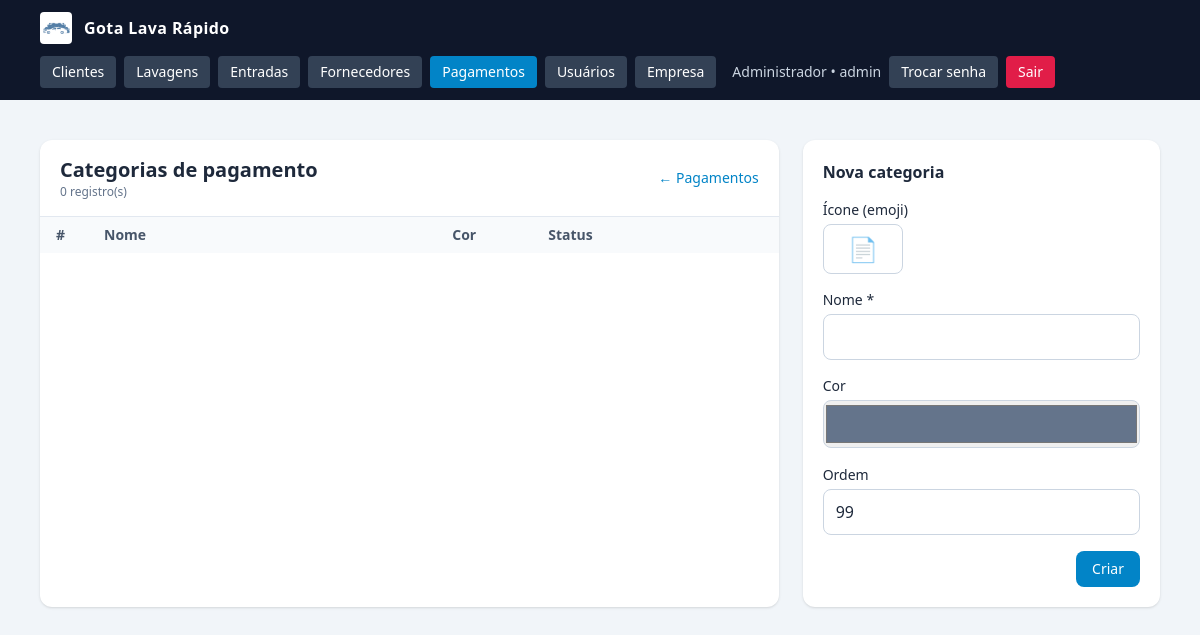
The app's page /categorias_pagamento.php (signed in), older data.
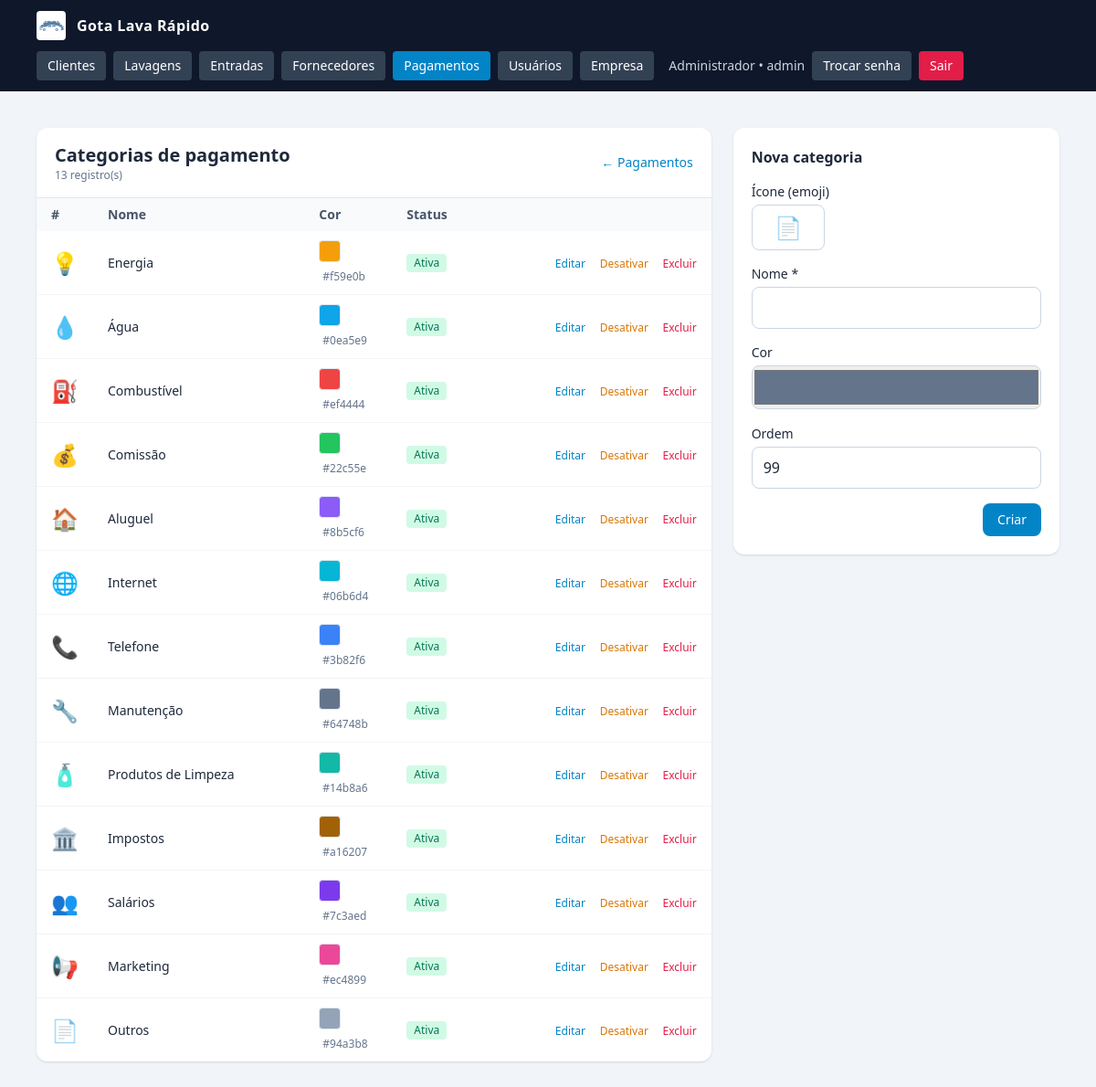
The same page, newer data.
### tables this page shows
CREATE TABLE empresa (
                id INTEGER PRIMARY KEY CHECK (id = 1),
                razao_social  TEXT NOT NULL DEFAULT '',
                nome_fantasia TEXT NOT NULL DEFAULT '',
                cnpj          TEXT NOT NULL DEFAULT '',
                inscricao_estadual TEXT NOT NULL DEFAULT '',
                email         TEXT NOT NULL DEFAULT '',
                telefone      TEXT NOT NULL DEFAULT '',
                celular       TEXT NOT NULL DEFAULT '',
                cep           TEXT NOT NULL DEFAULT '',
                endereco      TEXT NOT NULL DEFAULT '',
                numero        TEXT NOT NULL DEFAULT '',
                complemento   TEXT NOT NULL DEFAULT '',
                bairro        TEXT NOT NULL DEFAULT '',
                cidade        TEXT NOT NULL DEFAULT '',
                uf            TEXT NOT NULL DEFAULT '',
                logo_path     TEXT NOT NULL DEFAULT '',
                atualizado_em TEXT NOT NULL DEFAULT (datetime('now','localtime'))
            );

CREATE TABLE usuarios (
        id INTEGER PRIMARY KEY AUTOINCREMENT,
        email TEXT NOT NULL UNIQUE,
        senha_hash TEXT NOT NULL,
        is_admin INTEGER NOT NULL DEFAULT 0,
        precisa_trocar_senha INTEGER NOT NULL DEFAULT 1,
        ativo INTEGER NOT NULL DEFAULT 1,
        criado_em TEXT NOT NULL DEFAULT (datetime('now','localtime'))
    , nome TEXT NOT NULL DEFAULT '', cpf TEXT NOT NULL DEFAULT '', celular TEXT NOT NULL DEFAULT '');

CREATE TABLE categorias_pagamento (
            id INTEGER PRIMARY KEY AUTOINCREMENT,
            nome TEXT NOT NULL UNIQUE,
            cor TEXT NOT NULL DEFAULT '#64748b',
            icone TEXT NOT NULL DEFAULT '📄',
            ativo INTEGER NOT NULL DEFAULT 1,
            ordem INTEGER NOT NULL DEFAULT 0,
            criado_em TEXT NOT NULL DEFAULT (datetime('now','localtime'))
        );

### config.php (called while the page is built, shortened)
<?php
function db(): PDO {
    static $pdo = null;
    if ($pdo === null) {
        $pdo = new PDO('sqlite:' . DB_PATH, null, null, [
            PDO::ATTR_ERRMODE            => PDO::ERRMODE_EXCEPTION,
            PDO::ATTR_DEFAULT_FETCH_MODE => PDO::FETCH_ASSOC,
        ]);
        $pdo->exec('PRAGMA foreign_keys = ON');
        $pdo->exec('PRAGMA journal_mode = WAL');
    }
    return $pdo;
}
require_once APP_ROOT . '/functions.php';

### functions.php (called while the page is built, shortened)
<?php
function e(?string $s): string {
    return htmlspecialchars((string)$s, ENT_QUOTES, 'UTF-8');
}
function usuario_logado(): ?array {
    $stmt = db()->prepare('SELECT id, email, is_admin, precisa_trocar_senha, ativo FROM usuarios WHERE id = ?');
    $stmt->execute([$_SESSION['usuario_id']]);
    $u = $stmt->fetch();
    return $u;
}
function empresa(): array {
    static $cache = null;
    if ($cache !== null) return $cache;
    $pdo = db();
    $existe = $pdo->query(
        "SELECT name FROM sqlite_master WHERE type='table' AND name='empresa'"
    )->fetchColumn();
    if (!$existe) {
        $pdo->exec("
            CREATE TABLE empresa (
                id INTEGER PRIMARY KEY CHECK (id = 1),
                razao_social  TEXT NOT NULL DEFAULT '',
                nome_fantasia TEXT NOT NULL DEFAULT '',
                cnpj          TEXT NOT NULL DEFAULT '',
                inscricao_estadual TEXT NOT NULL DEFAULT '',
                email         TEXT NOT NULL DEFAULT '',
                telefone      TEXT NOT NULL DEFAULT '',
                celular       TEXT NOT NULL DEFAULT '',
                cep           TEXT NOT NULL DEFAULT '',
                endereco      TEXT NOT NULL DEFAULT '',
                numero        TEXT NOT NULL DEFAULT '',
                complemento   TEXT NOT NULL DEFAULT '',
                bairro        TEXT NOT NULL DEFAULT '',
                cidade        TEXT NOT NULL DEFAULT '',
                uf            TEXT NOT NULL DEFAULT '',
                logo_path     TEXT NOT NULL DEFAULT '',
                atualizado_em TEXT NOT NULL DEFAULT (datetime('now','localtime'))
            )
        ");
        $pdo->exec("INSERT INTO empresa (id) VALUES (1)");
    } else {
        $pdo->exec("INSERT OR IGNORE INTO empresa (id) VALUES (1)");
    }
    $cache = $pdo->query('SELECT * FROM empresa WHERE id = 1')->fetch() ?: [];
    return $cache;
}
function empresa_logo_url(): ?string {
    $e = empresa();
    $abs = APP_ROOT . '/' . $e['logo_path'];
    return $e['logo_path'] . '?v=' . filemtime($abs);
}
function ensure_pagamentos(): void {
    static $ok = false;
    if ($ok) return;
    $ok = true;
}
function listar_categorias_pagamento(bool $somenteAtivas = false): array {
    $sql = 'SELECT * FROM categorias_pagamento';
    $sql .= ' ORDER BY ativo DESC, ordem, nome COLLATE NOCASE';
    return db()->query($sql)->fetchAll();
}

### categorias_pagamento.php (the view, shortened to what this page needs)
<?php
require_once __DIR__ . '/config.php';
require __DIR__ . '/header.php';
$categorias = listar_categorias_pagamento();
?>
<div class="grid gap-6 lg:grid-cols-3">
  <div class="lg:col-span-2 bg-white rounded-xl shadow overflow-hidden">
    <div class="px-5 py-4 border-b border-slate-200 flex items-center justify-between">
      <div>
        <h1 class="text-xl font-semibold">Categorias de pagamento</h1>
        <p class="text-xs text-slate-500"><?= count($categorias) ?> registro(s)</p>
      </div>
      <a href="pagamentos.php" class="text-sm text-sky-600 hover:underline">← Pagamentos</a>
    </div>
    <table class="min-w-full text-sm">
      <thead class="bg-slate-50 text-slate-600">
        <tr>
          <th class="text-left px-4 py-2 w-12">#</th>
          <th class="text-left px-4 py-2">Nome</th>
          <th class="text-left px-4 py-2 w-24">Cor</th>
          <th class="text-left px-4 py-2 w-24">Status</th>
          <th class="px-4 py-2"></th>
        </tr>
      </thead>
      <tbody class="divide-y divide-slate-100">
      <?php foreach ($categorias as $c): ?>
        <tr class="hover:bg-slate-50">
          <td class="px-4 py-2.5 text-2xl"><?= e($c['icone']) ?></td>
          <td class="px-4 py-2.5 font-medium"><?= e($c['nome']) ?></td>
          <td class="px-4 py-2.5">
            <span class="inline-block w-6 h-6 rounded border border-slate-200"
                  style="background: <?= e($c['cor']) ?>"></span>
            <span class="text-xs text-slate-500 ml-1"><?= e($c['cor']) ?></span>
          </td>
          <td class="px-4 py-2.5">
            <?php if ($c['ativo']): ?>
              <span class="inline-block text-xs px-2 py-0.5 rounded bg-emerald-100 text-emerald-700">Ativa</span>
            <?php else: ?>
              <span class="inline-block text-xs px-2 py-0.5 rounded bg-slate-200 text-slate-700">Inativa</span>
            <?php endif; ?>
          </td>
          <td class="px-4 py-2.5 text-right whitespace-nowrap">
            <a href="categorias_pagamento.php?edit=<?= (int)$c['id'] ?>#form"
               class="text-sky-600 hover:underline text-xs mr-3">Editar</a>
            <form method="post" class="inline">
              <button class="text-xs <?= $c['ativo'] ? 'text-amber-600' : 'text-emerald-600' ?> hover:underline mr-3">
                <?= $c['ativo'] ? 'Desativar' : 'Ativar' ?>
              </button>
            </form>
            <form method="post" class="inline"
                  onsubmit="return confirm('Excluir a categoria <?= e(addslashes($c['nome'])) ?>?');">
              <button class="text-rose-600 hover:underline text-xs">Excluir</button>
            </form>
          </td>
        </tr>
      <?php endforeach; ?>
      </tbody>
    </table>
  </div>
  <?php
    $editando = null;
  ?>
  <div class="bg-white rounded-xl shadow p-5 h-fit" id="form">
    <h2 class="font-semibold mb-4"><?= $editando ? 'Editar categoria' : 'Nova categoria' ?></h2>
    <form method="post" class="space-y-4">
      <div>
        <label class="block text-sm font-medium mb-1">Ícone (emoji)</label>
        <input name="icone" maxlength="4" value="<?= e($editando['icone'] ?? '📄') ?>"
               class="w-20 text-center text-2xl rounded-lg border border-slate-300 px-3 py-2 focus:outline-none focus:ring-2 focus:ring-sky-500">
      </div>
      <div>
        <label class="block text-sm font-medium mb-1">Nome *</label>
        <input name="nome" required maxlength="60" value="<?= e($editando['nome'] ?? '') ?>"
               class="w-full rounded-lg border border-slate-300 px-3 py-2.5 focus:outline-none focus:ring-2 focus:ring-sky-500">
      </div>
      <div>
        <label class="block text-sm font-medium mb-1">Cor</label>
        <input type="color" name="cor" value="<?= e($editando['cor'] ?? '#64748b') ?>"
               class="w-full h-12 rounded-lg border border-slate-300 cursor-pointer">
      </div>
      <div>
        <label class="block text-sm font-medium mb-1">Ordem</label>
        <input type="number" name="ordem" min="0" max="9999" value="<?= (int)($editando['ordem'] ?? 99) ?>"
               class="w-full rounded-lg border border-slate-300 px-3 py-2.5 focus:outline-none focus:ring-2 focus:ring-sky-500">
      </div>
      <div class="flex justify-end gap-2">
        <button class="px-4 py-2 rounded-lg bg-sky-600 hover:bg-sky-500 text-white text-sm font-medium">
          <?= $editando ? 'Salvar' : 'Criar' ?>
        </button>
      </div>
    </form>
  </div>
</div>
<?php require __DIR__ . '/footer.php'; ?>

### header.php (shortened to what this page needs)
<?php
$u      = usuario_logado();
$__emp  = [];
$__logo = null;
try {
    $__emp  = empresa();
    $__logo = empresa_logo_url();
} catch (Throwable $e) {
    $__emp  = [];
    $__logo = null;
}
$__nome = $__emp['nome_fantasia'] ?? '';
$nomeTopo = '';
$atual    = basename($_SERVER['PHP_SELF'] ?? '');
if ($u) {
    $nomeTopo = $u['email'];
    try {
        $st = db()->prepare('SELECT nome FROM usuarios WHERE id = ?');
        $st->execute([(int)$_SESSION['usuario_id']]);
        $n = $st->fetchColumn();
        if ($n) $nomeTopo = $n;
    } catch (Throwable $e) {  }
}
function menu_cls(string $href, array $arquivos, string $atual): string {
    $ativo = ($atual === $href) || in_array($atual, $arquivos, true);
    return $ativo
        ? 'px-3 py-1.5 rounded bg-sky-600 text-white'
        : 'px-3 py-1.5 rounded bg-slate-700 hover:bg-slate-600';
}
?>
<!DOCTYPE html>
<html lang="pt-BR" class="h-full">
<head>
<script src="https://cdn.tailwindcss.com"></script>
</head>
<body class="h-full bg-slate-100 text-slate-800 antialiased">
<?php if ($u): ?>
<nav class="bg-slate-900 text-white">
  <div class="max-w-6xl mx-auto px-4 py-3 flex flex-wrap items-center justify-between gap-3">
    <a href="dashboard.php" class="flex items-center gap-3 font-semibold tracking-wide">
      <?php if ($__logo): ?>
        <img src="<?= e($__logo) ?>" alt="Logo" class="h-8 w-8 object-contain bg-white rounded p-0.5">
      <?php endif; ?>
      <span><?= e($__nome) ?></span>
    </a>
    <div class="flex items-center gap-2 text-sm flex-wrap">
      <a href="clientes.php"     class="<?= menu_cls('clientes.php',     ['cliente_form.php'], $atual) ?>">Clientes</a>
      <a href="lavagens.php"     class="<?= menu_cls('lavagens.php',     ['lavagem_form.php'], $atual) ?>">Lavagens</a>
      <a href="entradas.php"     class="<?= menu_cls('entradas.php',     ['entrada_lavagem.php'], $atual) ?>">Entradas</a>
      <a href="fornecedores.php" class="<?= menu_cls('fornecedores.php', ['fornecedor_form.php'], $atual) ?>">Fornecedores</a>
      <a href="pagamentos.php"   class="<?= menu_cls('pagamentos.php',   [
            'pagamento_form.php',
            'dashboard_pagamentos.php',
            'relatorio_pagamentos.php',
            'categorias_pagamento.php',
         ], $atual) ?>">Pagamentos</a>
      <?php if ($u['is_admin']): ?>
        <a href="usuarios.php" class="<?= menu_cls('usuarios.php', ['usuario_form.php','usuario_senha_gerada.php'], $atual) ?>">Usuários</a>
        <a href="empresa.php"  class="<?= menu_cls('empresa.php',  [], $atual) ?>">Empresa</a>
      <?php endif; ?>
      <span class="hidden md:inline text-slate-300 ml-2">
        <?= e($nomeTopo) ?><?= $u['is_admin'] ? ' • admin' : '' ?>
      </span>
      <a href="trocar_senha.php" class="px-3 py-1.5 rounded bg-slate-700 hover:bg-slate-600">Trocar senha</a>
      <a href="logout.php"       class="px-3 py-1.5 rounded bg-rose-600 hover:bg-rose-500">Sair</a>
    </div>
  </div>
</nav>
<?php endif; ?>
<main class="max-w-6xl mx-auto px-4 py-6 sm:py-10">

### footer.php
</main>
</body>
</html>

Row changes from the older to the newer data that the page shows:
added categorias_pagamento: icone "💡", nome "Energia", cor "#f59e0b", ativo "Ativa"
added categorias_pagamento: icone "💧", nome "Água", cor "#0ea5e9", ativo "Ativa"
added categorias_pagamento: icone "⛽", nome "Combustível", cor "#ef4444", ativo "Ativa"
added categorias_pagamento: icone "💰", nome "Comissão", cor "#22c55e", ativo "Ativa"
added categorias_pagamento: icone "🏠", nome "Aluguel", cor "#8b5cf6", ativo "Ativa"
added categorias_pagamento: icone "🌐", nome "Internet", cor "#06b6d4", ativo "Ativa"
added categorias_pagamento: icone "📞", nome "Telefone", cor "#3b82f6", ativo "Ativa"
added categorias_pagamento: icone "🔧", nome "Manutenção", cor "#64748b", ativo "Ativa"
added categorias_pagamento: icone "🧴", nome "Produtos de Limpeza", cor "#14b8a6", ativo "Ativa"
added categorias_pagamento: icone "🏛️", nome "Impostos", cor "#a16207", ativo "Ativa"
added categorias_pagamento: icone "👥", nome "Salários", cor "#7c3aed", ativo "Ativa"
added categorias_pagamento: icone "📢", nome "Marketing", cor "#ec4899", ativo "Ativa"
added categorias_pagamento: icone "📄", nome "Outros", cor "#94a3b8", ativo "Ativa"
Text that changed along with them:
count($categorias): "0" → "13"
